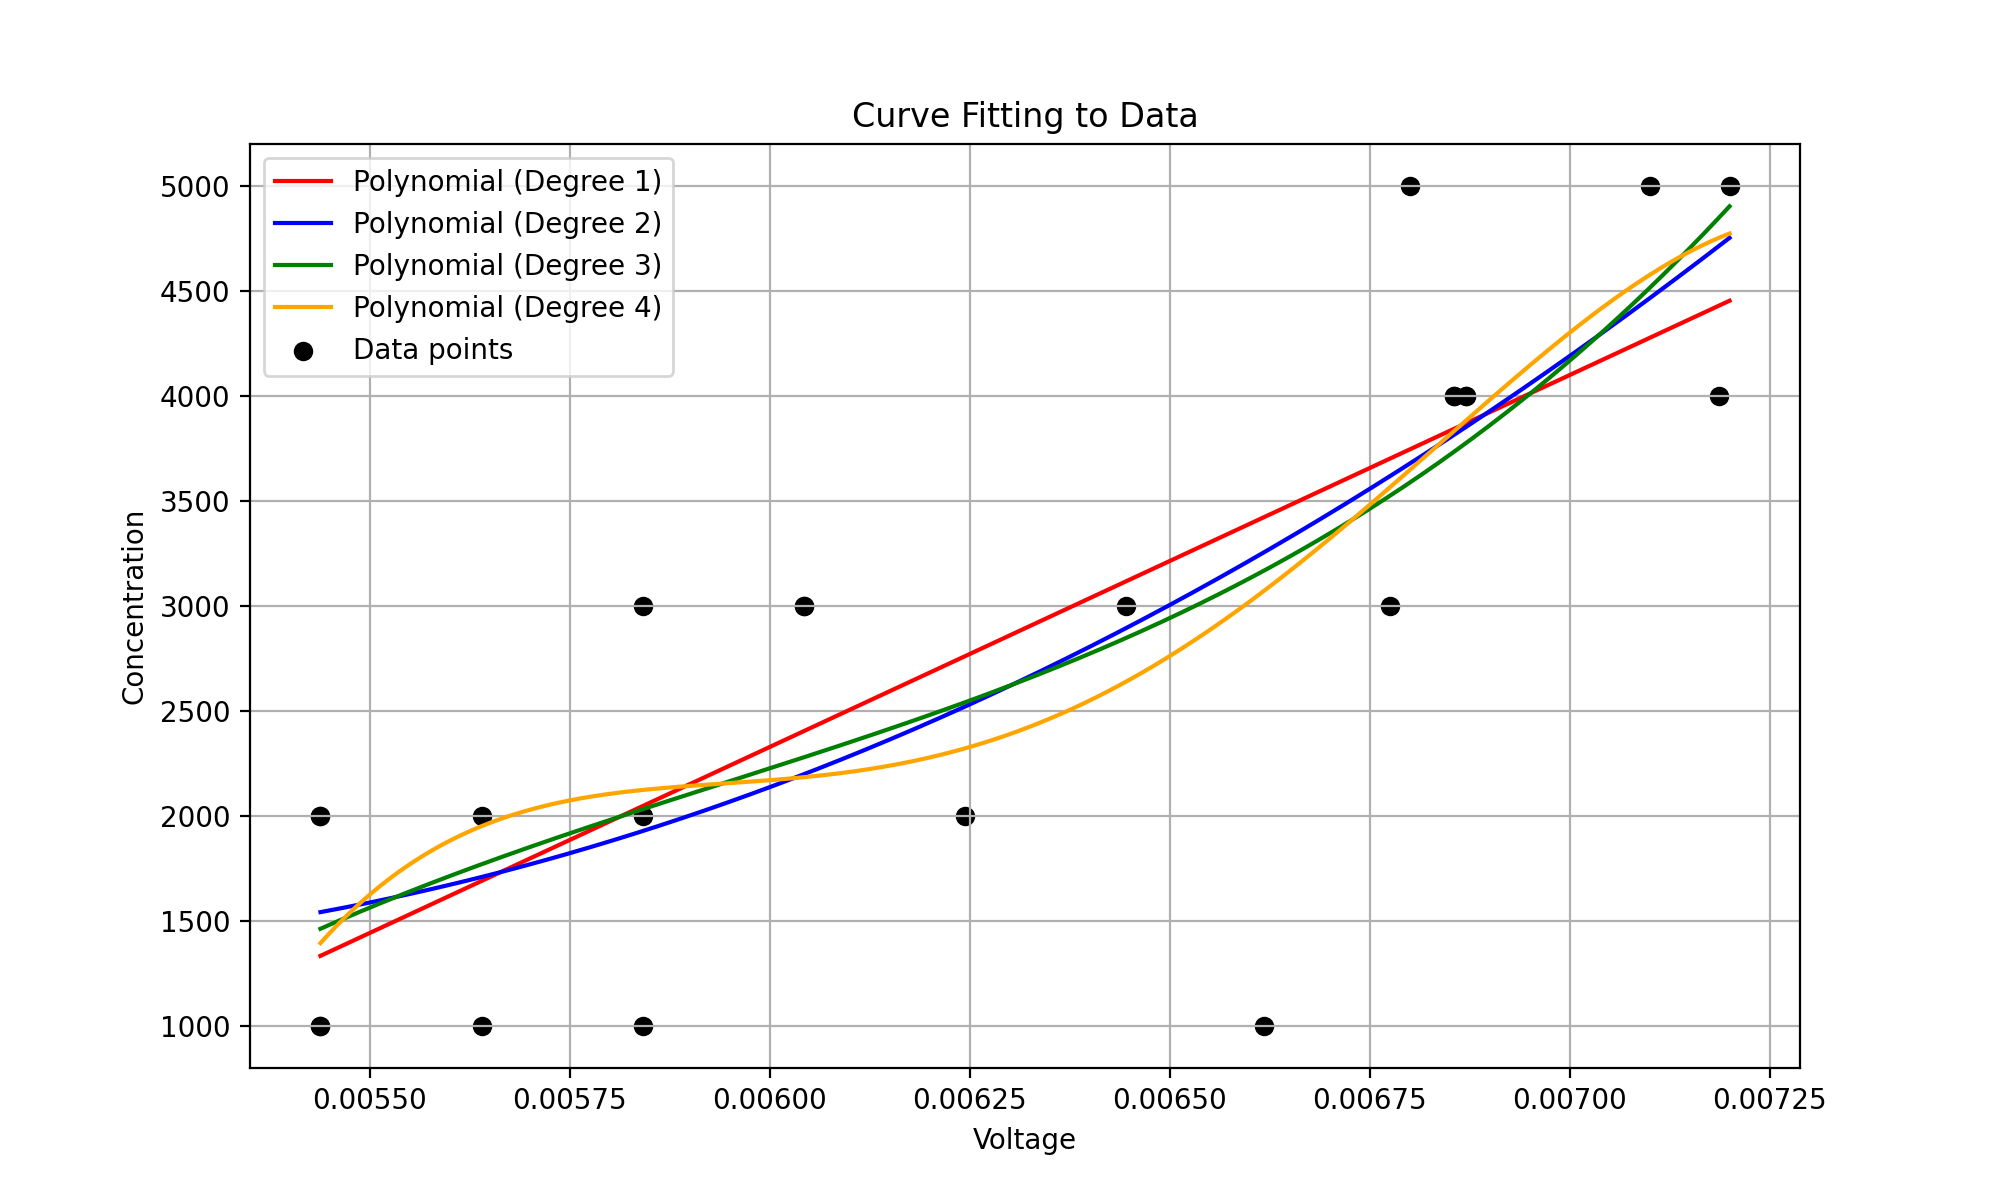

Write Python code to recreate this figure.
import numpy as np
import pandas as pd
import matplotlib.pyplot as plt
from scipy.interpolate import CubicSpline
from numpy.polynomial.polynomial import Polynomial

def analyze_and_plot(file_name):
    # Read data from CSV
    data = pd.read_csv(file_name)
    voltage = data['voltage'].values
    concentration = data['concentration'].values

    # Polynomial fit (degree 2 and 3)
    poly1 = Polynomial.fit(voltage, concentration, 1)
    poly2 = Polynomial.fit(voltage, concentration, 2)
    poly3 = Polynomial.fit(voltage, concentration, 3)
    poly4 = Polynomial.fit(voltage, concentration, 4)

    # Generating a range of voltage values for plotting
    voltage_range = np.linspace(voltage.min(), voltage.max(), 500)

    # Plot
    plt.figure(figsize=(10, 6))
    plt.scatter(voltage, concentration, color='black', label='Data points')
    plt.plot(voltage_range, poly1(voltage_range), label='Polynomial (Degree 1)', color='red')
    plt.plot(voltage_range, poly2(voltage_range), label='Polynomial (Degree 2)', color='blue')
    plt.plot(voltage_range, poly3(voltage_range), label='Polynomial (Degree 3)', color='green')
    plt.plot(voltage_range, poly4(voltage_range), label='Polynomial (Degree 4)', color='orange')
    plt.xlabel('Voltage')
    plt.ylabel('Concentration')
    plt.title('Curve Fitting to Data')
    plt.legend()
    plt.grid(True)
    plt.show()

    # Print equations
    print("1st Degree Polynomial: ", np.poly1d(np.polyfit(voltage, concentration, 1)))
    print("2nd Degree Polynomial: ", np.poly1d(np.polyfit(voltage, concentration, 2)))
    print("3rd Degree Polynomial: ", np.poly1d(np.polyfit(voltage, concentration, 3)))
    print("4th Degree Polynomial: ", np.poly1d(np.polyfit(voltage, concentration, 4)))
    # Note: Printing the equation for a cubic spline is not straightforward due to its piecewise nature.

# Usage
analyze_and_plot('data.csv')
